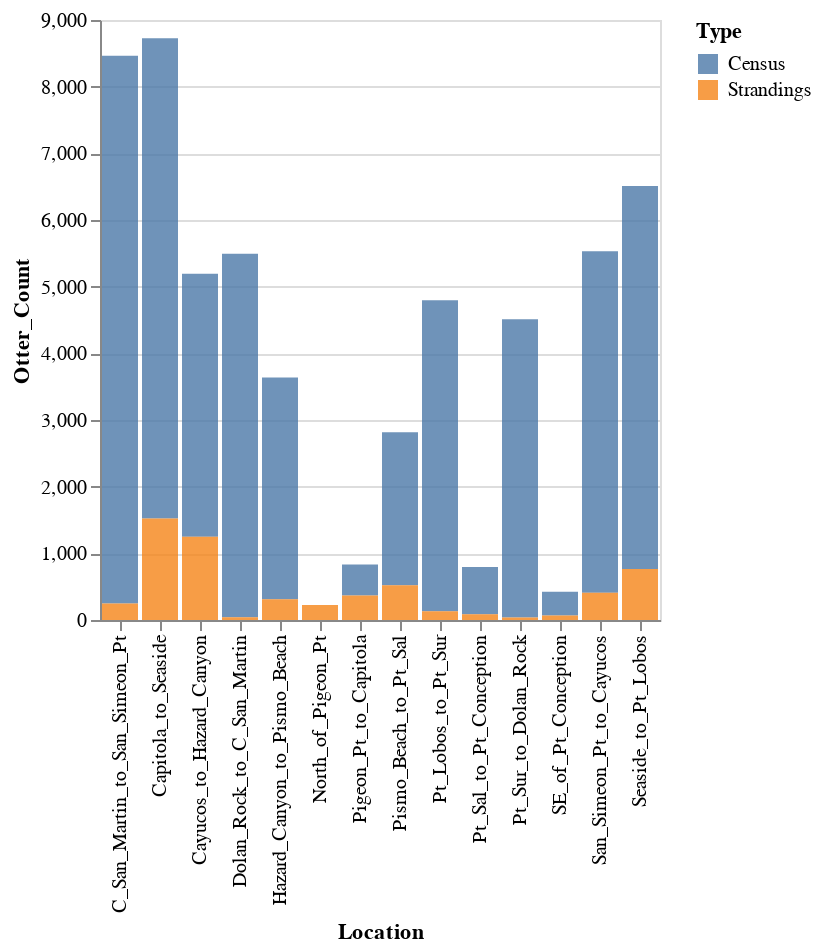

Source (notebook cell):
### Code cell
alt.Chart(count_data_geo).mark_bar(opacity=0.8).encode(
    x='Location',
    y='Otter_Count',
    color='Type'
)

### Figure 1 — Vega-Lite specification as saved in the notebook (floating-point values rounded to 4 significant figures)
{"config": {"view": {"continuousWidth": 400, "continuousHeight": 300}}, "data": {"name": "data-49f24a7d79d55d26ecfcf1f0fea6a10d"}, "mark": {"type": "bar", "opacity": 0.8}, "encoding": {"color": {"type": "nominal", "field": "Type"}, "x": {"type": "nominal", "field": "Location"}, "y": {"type": "quantitative", "field": "Otter_Count"}}, "$schema": "https://vega.github.io/schema/vega-lite/v4.8.1.json", "datasets": {"data-49f24a7d79d55d26ecfcf1f0fea6a10d": [{"Location": "C_San_Martin_to_San_Simeon_Pt", "Type": "Census", "Otter_Count": 8216.0}, {"Location": "C_San_Martin_to_San_Simeon_Pt", "Type": "Strandings", "Otter_Count": 248.0}, {"Location": "Capitola_to_Seaside", "Type": "Census", "Otter_Count": 7204.0}, {"Location": "Capitola_to_Seaside", "Type": "Strandings", "Otter_Count": 1521.0}, {"Location": "Cayucos_to_Hazard_Canyon", "Type": "Census", "Otter_Count": 3944.0}, {"Location": "Cayucos_to_Hazard_Canyon", "Type": "Strandings", "Otter_Count": 1248.0}, {"Location": "Dolan_Rock_to_C_San_Martin", "Type": "Census", "Otter_Count": 5451.0}, {"Location": "Dolan_Rock_to_C_San_Martin", "Type": "Strandings", "Otter_Count": 43.0}, {"Location": "Hazard_Canyon_to_Pismo_Beach", "Type": "Census", "Otter_Count": 3323.0}, {"Location": "Hazard_Canyon_to_Pismo_Beach", "Type": "Strandings", "Otter_Count": 313.0}, {"Location": "North_of_Pigeon_Pt", "Type": "Census", "Otter_Count": 0.0}, {"Location": "North_of_Pigeon_Pt", "Type": "Strandings", "Otter_Count": 224.0}, {"Location": "Pigeon_Pt_to_Capitola", "Type": "Census", "Otter_Count": 462.0}, {"Location": "Pigeon_Pt_to_Capitola", "Type": "Strandings", "Otter_Count": 369.0}, {"Location": "Pismo_Beach_to_Pt_Sal", "Type": "Census", "Otter_Count": 2292.0}, {"Location": "Pismo_Beach_to_Pt_Sal", "Type": "Strandings", "Otter_Count": 523.0}, {"Location": "Pt_Lobos_to_Pt_Sur", "Type": "Census", "Otter_Count": 4664.0}, {"Location": "Pt_Lobos_to_Pt_Sur", "Type": "Strandings", "Otter_Count": 133.0}, {"Location": "Pt_Sal_to_Pt_Conception", "Type": "Census", "Otter_Count": 708.0}, {"Location": "Pt_Sal_to_Pt_Conception", "Type": "Strandings", "Otter_Count": 86.0}, {"Location": "Pt_Sur_to_Dolan_Rock", "Type": "Census", "Otter_Count": 4472.0}, {"Location": "Pt_Sur_to_Dolan_Rock", "Type": "Strandings", "Otter_Count": 38.0}, {"Location": "SE_of_Pt_Conception", "Type": "Census", "Otter_Count": 355.0}, {"Location": "SE_of_Pt_Conception", "Type": "Strandings", "Otter_Count": 67.0}, {"Location": "San_Simeon_Pt_to_Cayucos", "Type": "Census", "Otter_Count": 5122.0}, {"Location": "San_Simeon_Pt_to_Cayucos", "Type": "Strandings", "Otter_Count": 409.0}, {"Location": "Seaside_to_Pt_Lobos", "Type": "Census", "Otter_Count": 5745.0}, {"Location": "Seaside_to_Pt_Lobos", "Type": "Strandings", "Otter_Count": 765.0}]}}
